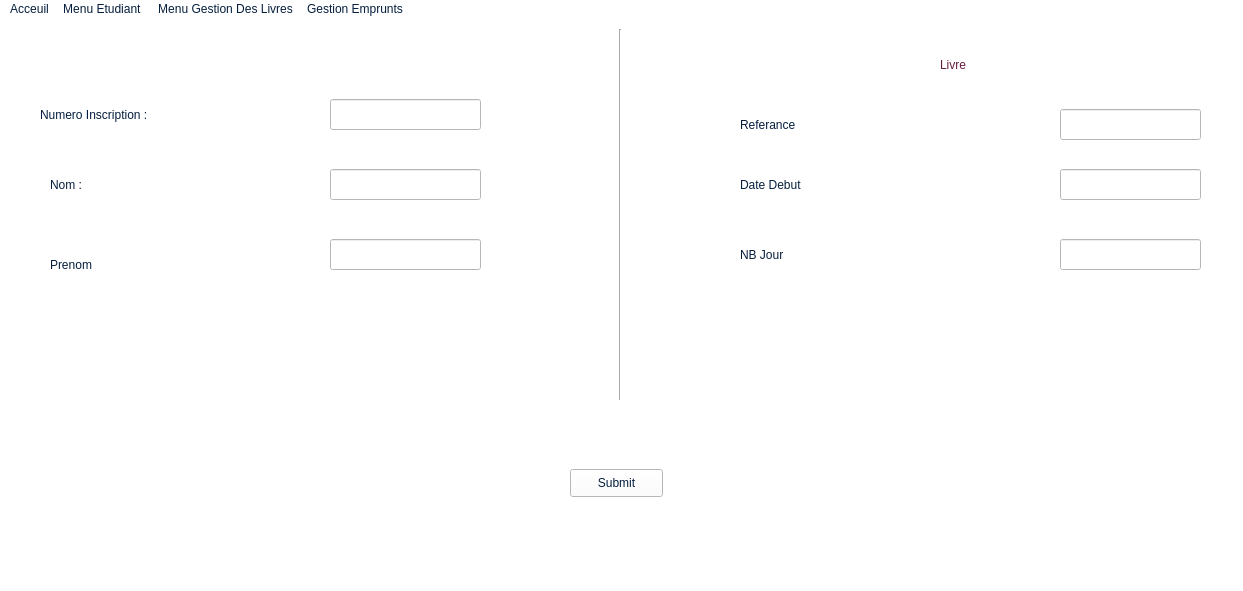
<?xml version="1.0" encoding="UTF-8"?>
<ui version="4.0">
 <class>MainWindow</class>
 <widget class="QMainWindow" name="MainWindow">
  <property name="geometry">
   <rect>
    <x>0</x>
    <y>0</y>
    <width>1243</width>
    <height>591</height>
   </rect>
  </property>
  <property name="windowTitle">
   <string>MainWindow</string>
  </property>
  <property name="styleSheet">
   <string notr="true">color :rgb(5, 30, 61);
background-color:rgb(255, 255, 255);


font: 87 9pt &quot;Neue Haas Grotesk Text Pro Blac&quot;;



</string>
  </property>
  <widget class="QWidget" name="centralwidget">
   <widget class="QLabel" name="label">
    <property name="geometry">
     <rect>
      <x>40</x>
      <y>50</y>
      <width>191</width>
      <height>91</height>
     </rect>
    </property>
    <property name="styleSheet">
     <string notr="true">font: 87 10pt &quot;Neue Haas Grotesk Text Pro Blac&quot;;
</string>
    </property>
    <property name="text">
     <string>Numero Inscription :</string>
    </property>
   </widget>
   <widget class="QLineEdit" name="lineEdit">
    <property name="geometry">
     <rect>
      <x>330</x>
      <y>80</y>
      <width>151</width>
      <height>31</height>
     </rect>
    </property>
    <property name="styleSheet">
     <string notr="true">collor:rgb(255, 255, 255);
alternate-background-color: rgb(255, 255, 255);</string>
    </property>
    <property name="text">
     <string/>
    </property>
   </widget>
   <widget class="QLabel" name="label_2">
    <property name="geometry">
     <rect>
      <x>50</x>
      <y>120</y>
      <width>171</width>
      <height>91</height>
     </rect>
    </property>
    <property name="styleSheet">
     <string notr="true">font: 87 10pt &quot;Neue Haas Grotesk Text Pro Blac&quot;;</string>
    </property>
    <property name="text">
     <string>Nom :</string>
    </property>
   </widget>
   <widget class="Line" name="line">
    <property name="geometry">
     <rect>
      <x>610</x>
      <y>10</y>
      <width>21</width>
      <height>371</height>
     </rect>
    </property>
    <property name="styleSheet">
     <string notr="true">font: 81 11pt &quot;Rockwell Extra Bold&quot;;</string>
    </property>
    <property name="orientation">
     <enum>Qt::Vertical</enum>
    </property>
   </widget>
   <widget class="QLineEdit" name="lineEdit_2">
    <property name="geometry">
     <rect>
      <x>330</x>
      <y>150</y>
      <width>151</width>
      <height>31</height>
     </rect>
    </property>
   </widget>
   <widget class="QLabel" name="label_3">
    <property name="geometry">
     <rect>
      <x>50</x>
      <y>200</y>
      <width>171</width>
      <height>91</height>
     </rect>
    </property>
    <property name="styleSheet">
     <string notr="true">font: 87 10pt &quot;Neue Haas Grotesk Text Pro Blac&quot;;
</string>
    </property>
    <property name="text">
     <string>Prenom</string>
    </property>
   </widget>
   <widget class="QLabel" name="label_5">
    <property name="geometry">
     <rect>
      <x>940</x>
      <y>0</y>
      <width>171</width>
      <height>91</height>
     </rect>
    </property>
    <property name="styleSheet">
     <string notr="true">font: 87 12pt &quot;Verdana Pro Cond Black&quot;;
color:rgb(101, 30, 62);</string>
    </property>
    <property name="text">
     <string>Livre</string>
    </property>
   </widget>
   <widget class="QLabel" name="label_6">
    <property name="geometry">
     <rect>
      <x>740</x>
      <y>60</y>
      <width>171</width>
      <height>91</height>
     </rect>
    </property>
    <property name="styleSheet">
     <string notr="true">font: 87 10pt &quot;Neue Haas Grotesk Text Pro Blac&quot;;</string>
    </property>
    <property name="text">
     <string>Referance</string>
    </property>
   </widget>
   <widget class="QLabel" name="label_7">
    <property name="geometry">
     <rect>
      <x>740</x>
      <y>120</y>
      <width>171</width>
      <height>91</height>
     </rect>
    </property>
    <property name="styleSheet">
     <string notr="true">font: 87 10pt &quot;Neue Haas Grotesk Text Pro Blac&quot;;</string>
    </property>
    <property name="text">
     <string>Date Debut </string>
    </property>
   </widget>
   <widget class="QLabel" name="label_8">
    <property name="geometry">
     <rect>
      <x>740</x>
      <y>190</y>
      <width>171</width>
      <height>91</height>
     </rect>
    </property>
    <property name="styleSheet">
     <string notr="true">font: 87 10pt &quot;Neue Haas Grotesk Text Pro Blac&quot;;</string>
    </property>
    <property name="text">
     <string>NB Jour</string>
    </property>
   </widget>
   <widget class="QLineEdit" name="lineEdit_3">
    <property name="geometry">
     <rect>
      <x>330</x>
      <y>220</y>
      <width>151</width>
      <height>31</height>
     </rect>
    </property>
   </widget>
   <widget class="QLineEdit" name="lineEdit_7">
    <property name="geometry">
     <rect>
      <x>1060</x>
      <y>90</y>
      <width>141</width>
      <height>31</height>
     </rect>
    </property>
   </widget>
   <widget class="QLineEdit" name="lineEdit_8">
    <property name="geometry">
     <rect>
      <x>1060</x>
      <y>150</y>
      <width>141</width>
      <height>31</height>
     </rect>
    </property>
   </widget>
   <widget class="QLineEdit" name="lineEdit_9">
    <property name="geometry">
     <rect>
      <x>1060</x>
      <y>220</y>
      <width>141</width>
      <height>31</height>
     </rect>
    </property>
   </widget>
   <widget class="QPushButton" name="pushButton">
    <property name="geometry">
     <rect>
      <x>570</x>
      <y>450</y>
      <width>93</width>
      <height>28</height>
     </rect>
    </property>
    <property name="text">
     <string>Submit</string>
    </property>
   </widget>
  </widget>
  <widget class="QMenuBar" name="menubar">
   <property name="geometry">
    <rect>
     <x>0</x>
     <y>0</y>
     <width>1243</width>
     <height>25</height>
    </rect>
   </property>
   <widget class="QMenu" name="menuAcceuil">
    <property name="title">
     <string>Acceuil</string>
    </property>
   </widget>
   <widget class="QMenu" name="menuMenu_Etudiant">
    <property name="title">
     <string>Menu Etudiant </string>
    </property>
    <widget class="QMenu" name="menuMise_a_jour_Etudiant">
     <property name="title">
      <string>Mise a jour Etudiant</string>
     </property>
     <addaction name="actionAjouter_Etudiant"/>
     <addaction name="separator"/>
     <addaction name="actionSupprimer_Etudiant"/>
     <addaction name="separator"/>
     <addaction name="actionModifier_Etudiant"/>
    </widget>
    <widget class="QMenu" name="menuRecherche_et_Affichage">
     <property name="title">
      <string>Recherche et Affichage</string>
     </property>
     <addaction name="actionContenue_du_dictionnaire_Etudiant"/>
     <addaction name="separator"/>
     <addaction name="actionRecherche"/>
    </widget>
    <addaction name="menuMise_a_jour_Etudiant"/>
    <addaction name="separator"/>
    <addaction name="menuRecherche_et_Affichage"/>
   </widget>
   <widget class="QMenu" name="menuMenu_Gestion_Des_Livres">
    <property name="title">
     <string>Menu Gestion Des Livres</string>
    </property>
    <widget class="QMenu" name="menuMise_a_jour">
     <property name="title">
      <string>Mise a jour</string>
     </property>
     <addaction name="actionAjouter_un_nouvel_Livre"/>
     <addaction name="actionSupprimer"/>
     <addaction name="actionModifier_nombre_d_exemplaires_d_un_Livre"/>
    </widget>
    <widget class="QMenu" name="menuRecherche_et_Affichage_2">
     <property name="title">
      <string>Recherche et Affichage</string>
     </property>
     <addaction name="actionContenue_du_dictionnaire_livre"/>
     <addaction name="actionRecherche_par_Referance"/>
    </widget>
    <addaction name="menuMise_a_jour"/>
    <addaction name="menuRecherche_et_Affichage_2"/>
   </widget>
   <widget class="QMenu" name="menuGestion_Emprunts">
    <property name="title">
     <string>Gestion Emprunts</string>
    </property>
    <widget class="QMenu" name="menuMise_a_jour_2">
     <property name="title">
      <string>Mise a jour</string>
     </property>
     <addaction name="actionAjouter_un_nouvel_emprunt"/>
     <addaction name="actionRetour_d_un_emprunt"/>
     <addaction name="actionSupprimer_d_un_emprunt"/>
     <addaction name="actionModifier_Emprunt"/>
    </widget>
    <widget class="QMenu" name="menuRecherche_Affichage">
     <property name="title">
      <string>Recherche ,Affichage</string>
     </property>
     <addaction name="actionContenu_du_dictionnaire_emprunt"/>
     <addaction name="actionRecherche_emprunt_par_livre"/>
    </widget>
    <addaction name="menuMise_a_jour_2"/>
    <addaction name="menuRecherche_Affichage"/>
   </widget>
   <addaction name="menuAcceuil"/>
   <addaction name="menuMenu_Etudiant"/>
   <addaction name="menuMenu_Gestion_Des_Livres"/>
   <addaction name="menuGestion_Emprunts"/>
  </widget>
  <widget class="QStatusBar" name="statusbar"/>
  <action name="actionAjouter_Etudiant">
   <property name="text">
    <string>Ajouter Etudiant</string>
   </property>
  </action>
  <action name="actionEtudiant_Donnee">
   <property name="text">
    <string>Etudiant Donnee</string>
   </property>
  </action>
  <action name="actionUne_Section_Donnee">
   <property name="text">
    <string>Une Section Donnee</string>
   </property>
  </action>
  <action name="actionUn_Niveau_Donnee">
   <property name="text">
    <string>Un Niveau Donnee</string>
   </property>
  </action>
  <action name="actionSection_et_Niveau">
   <property name="text">
    <string>Section et Niveau</string>
   </property>
  </action>
  <action name="actionTel">
   <property name="text">
    <string>Tel</string>
   </property>
  </action>
  <action name="actionMail">
   <property name="text">
    <string>Mail</string>
   </property>
  </action>
  <action name="actionAdresse">
   <property name="text">
    <string>Adresse</string>
   </property>
  </action>
  <action name="actionContenue_du_dictionnaire_Etudiant">
   <property name="text">
    <string>Afficher les Etudiants</string>
   </property>
  </action>
  <action name="actionRecherche_par_numero_inscription">
   <property name="text">
    <string>Recherche par numero inscription</string>
   </property>
  </action>
  <action name="actionRecherche_par_section">
   <property name="text">
    <string>Recherche par section</string>
   </property>
  </action>
  <action name="actionRecherche_par_section_et_Niveau">
   <property name="text">
    <string>Recherche par section et Niveau </string>
   </property>
  </action>
  <action name="actionRecherche_par_Niveau">
   <property name="text">
    <string>Recherche par Niveau</string>
   </property>
  </action>
  <action name="actionAjouter_un_nouvel_Livre">
   <property name="text">
    <string>Ajouter un nouvel Livre</string>
   </property>
  </action>
  <action name="actionModifier_nombre_d_exemplaires_d_un_Livre">
   <property name="text">
    <string>Modifier nombre d exemplaires d un Livre</string>
   </property>
  </action>
  <action name="actionLivre_donnee">
   <property name="text">
    <string>Livre donnee</string>
   </property>
  </action>
  <action name="actionLivres_d_un_auteur">
   <property name="text">
    <string>Livres d un auteur</string>
   </property>
  </action>
  <action name="actionLivres_d_une_annee_donnee">
   <property name="text">
    <string>Livres d une annee donnee</string>
   </property>
  </action>
  <action name="actionContenue_du_dictionnaire_livre">
   <property name="text">
    <string>Afficher les livres</string>
   </property>
  </action>
  <action name="actionRecherche_par_Referance">
   <property name="text">
    <string>Recherche</string>
   </property>
  </action>
  <action name="actionRecherche_par_titre">
   <property name="text">
    <string>Recherche par titre</string>
   </property>
  </action>
  <action name="actionRecherche_par_annee_edition_donne">
   <property name="text">
    <string>Recherche par annee edition donne</string>
   </property>
  </action>
  <action name="actionRecherche_et_Affichage_des_livres_par_ordre_alphabetique">
   <property name="text">
    <string>Recherche et Affichage des livres par ordre alphabetique</string>
   </property>
  </action>
  <action name="actionAjouter_un_nouvel_emprunt">
   <property name="text">
    <string>Ajouter un nouvel emprunt</string>
   </property>
  </action>
  <action name="actionRetour_d_un_emprunt">
   <property name="text">
    <string>Retour d un emprunt</string>
   </property>
  </action>
  <action name="actionSupprimer_d_un_emprunt">
   <property name="text">
    <string>Supprimer d un emprunt</string>
   </property>
  </action>
  <action name="actionDate_emprunt">
   <property name="text">
    <string>Date emprunt</string>
   </property>
  </action>
  <action name="actionDate_Retour">
   <property name="text">
    <string>Date Retour</string>
   </property>
  </action>
  <action name="actionContenu_du_dictionnaire_emprunt">
   <property name="text">
    <string>Afficher les emprunts</string>
   </property>
  </action>
  <action name="actionRecherche_emprunt_par_livre">
   <property name="text">
    <string>Recherche</string>
   </property>
  </action>
  <action name="actionRecherche_emprunt_par_etudiant">
   <property name="text">
    <string>Recherche emprunt par etudiant</string>
   </property>
  </action>
  <action name="actionRecherche_livres_empruntee_a_une_date_donnee">
   <property name="text">
    <string>Recherche livres empruntee a une date donnee</string>
   </property>
  </action>
  <action name="actionRecherche_livres_retournee_a_une_date_donne">
   <property name="text">
    <string>Recherche livres retournee a une date donne</string>
   </property>
  </action>
  <action name="actionRecherche_livres_empruntee_entre_2_dates_donnee">
   <property name="text">
    <string>Recherche livres empruntee entre 2 dates donnee</string>
   </property>
  </action>
  <action name="actionRecherche_livres_retournee_entre_2_date_donne">
   <property name="text">
    <string>Recherche livres retournee entre 2 date donne</string>
   </property>
  </action>
  <action name="actionSupprimer_Etudiant">
   <property name="text">
    <string>Supprimer Etudiant</string>
   </property>
  </action>
  <action name="actionModifier_Etudiant">
   <property name="text">
    <string>Modifier Etudiant</string>
   </property>
  </action>
  <action name="actionRecuperer_les_donnee">
   <property name="text">
    <string>Recuperer les donnee</string>
   </property>
  </action>
  <action name="actionMenu_Aceuil">
   <property name="text">
    <string>Menu Aceuil</string>
   </property>
  </action>
  <action name="actionRecherche">
   <property name="text">
    <string>Recherche</string>
   </property>
  </action>
  <action name="actionEnregistrer_Ficher_Livres">
   <property name="text">
    <string>Enregistrer Ficher Livres</string>
   </property>
  </action>
  <action name="actionEnregistrer_Ficher_Emprunt">
   <property name="text">
    <string>Enregistrer Ficher Emprunt</string>
   </property>
  </action>
  <action name="actionRecuperer_Ficher_Etudiant">
   <property name="text">
    <string>Recuperer Ficher Etudiant</string>
   </property>
  </action>
  <action name="actionRecuperer_Ficher_Livres">
   <property name="text">
    <string>Recuperer Ficher Livres</string>
   </property>
  </action>
  <action name="actionRecuperer_Ficher_Emprunt">
   <property name="text">
    <string>Recuperer Ficher Emprunt</string>
   </property>
  </action>
  <action name="actionClear_Ficher_etudiant">
   <property name="text">
    <string>Clear Ficher etudiant</string>
   </property>
  </action>
  <action name="actionSupprimer">
   <property name="text">
    <string>Supprimer</string>
   </property>
  </action>
  <action name="actionModifier_Emprunt">
   <property name="text">
    <string>Modifier Emprunt</string>
   </property>
  </action>
 </widget>
 <resources/>
 <connections/>
</ui>
